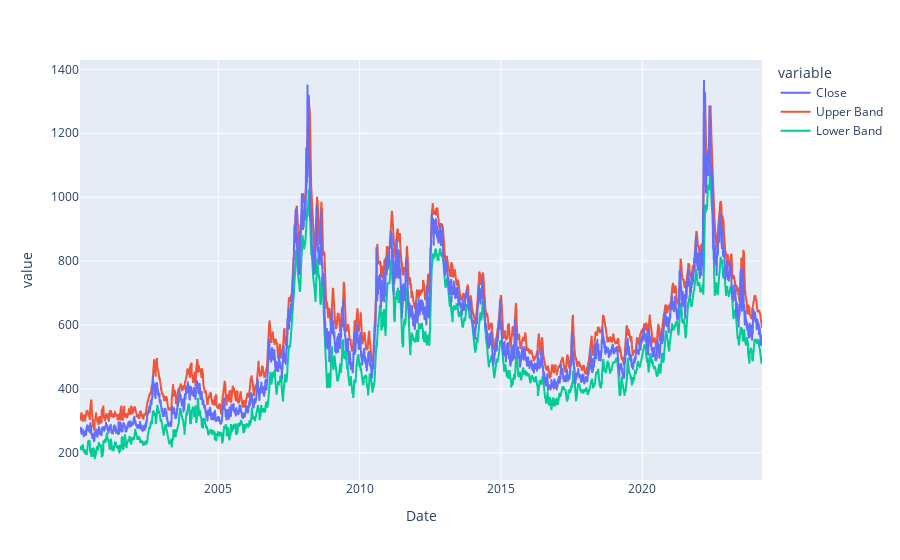

The notebook cell this image was saved under:
### Code cell
fig = px.line(df, x='Date', y=['Close']) 
fig.add_trace(go.Scatter(x=df.index, y=df['upper' ], mode='lines', name='Upper Band'))
fig.add_trace(go.Scatter(x=df.index, y=df['lower' ], mode='lines', name='Lower Band'))
fig.show()

### Figure 1 — Plotly figure (JSON) as saved in the notebook; plotly's stock layout.template omitted (floating-point values rounded to 4 significant figures; data arrays with more than 128 entries replaced by an {"elided": "..."} marker saying what was removed)
{"data": [{"hovertemplate": "variable=Close<br>Date=%{x}<br>value=%{y}<extra></extra>", "legendgroup": "Close", "line": {"color": "#636efa", "dash": "solid"}, "marker": {"symbol": "circle"}, "mode": "lines", "name": "Close", "showlegend": true, "type": "scattergl", "x": {"elided": "6076 str values"}, "xaxis": "x", "y": {"elided": "6076 float values"}, "yaxis": "y"}, {"mode": "lines", "name": "Upper Band", "type": "scatter", "x": {"elided": "6076 str values"}, "y": {"elided": "6076 float values"}}, {"mode": "lines", "name": "Lower Band", "type": "scatter", "x": {"elided": "6076 str values"}, "y": {"elided": "6076 float values"}}], "layout": {"legend": {"title": {"text": "variable"}, "tracegroupgap": 0}, "margin": {"t": 60}, "xaxis": {"anchor": "y", "domain": [0, 1], "title": {"text": "Date"}}, "yaxis": {"anchor": "x", "domain": [0, 1], "title": {"text": "value"}}}}
